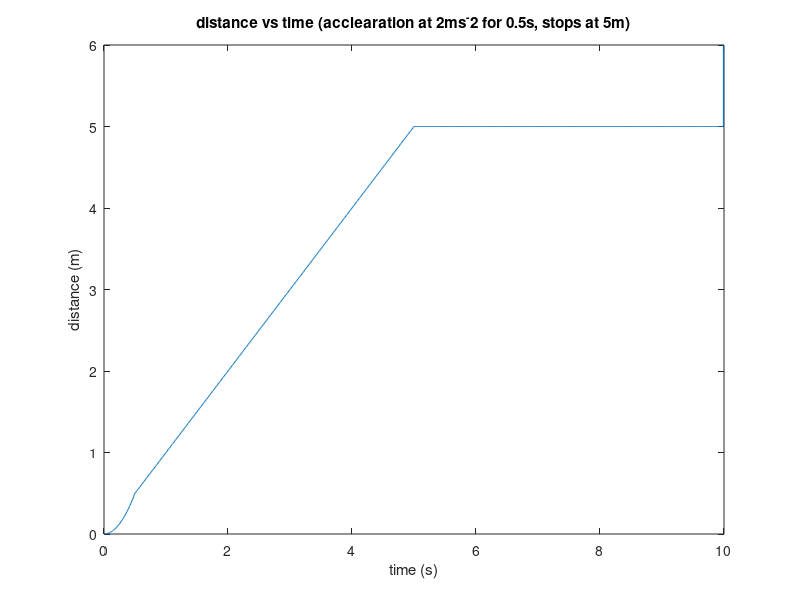

Write the MATLAB code that produced this figure.
%v for constant velocity after t=0.5s, t for time, a for acceleration, s for dispacement
a = 2;
t = (0:0.01:10);

%v at t=0.5s
v = a * 0.5; %dereived from a=v/t

s = a * t.^2; %derieved from a=v/t, v=s/t

%at 0.5/0.01 (0.5s) and on, s will be always be v*t which t is a varaible
for i = 50:1000
    s(i) = v * t(i);
end

%search for value larger or equal to 5 and set them to 5
for i = 1:1000

    if s(i) >= 5
        s(i) = 5;
    end

end

plot(t, s);
axis([0 10 0 6]); %setting limit of graph
title('distance vs time (acclearation at 2ms^-2 for 0.5s, stops at 5m)');
ylabel('distance (m)');
xlabel('time (s)');
